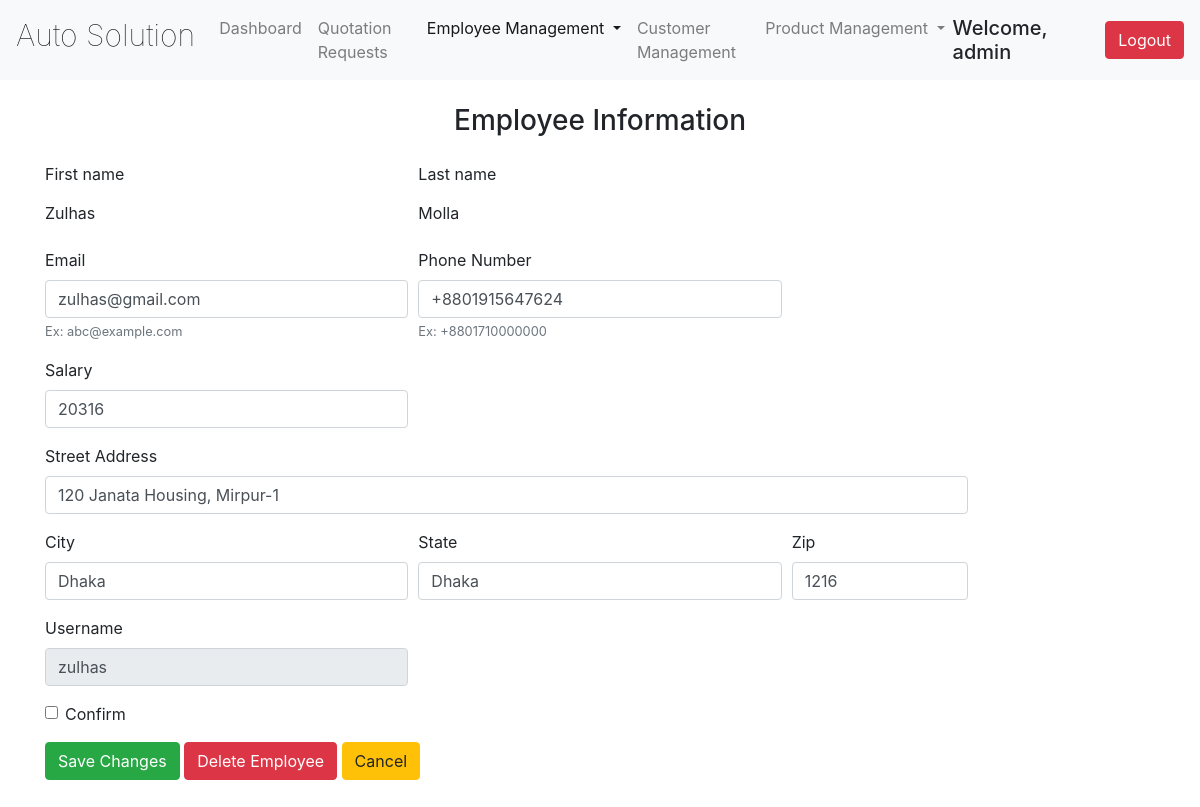
Screenshot of /views/edit_employee.php?username=zulhas (signed in) with the database file from the repository.
### tables this page shows
CREATE TABLE `employees_detail` (
  `id` int(11) NOT NULL,
  `first_name` varchar(50) NOT NULL,
  `last_name` varchar(50) NOT NULL,
  `birth_date` date NOT NULL,
  `gender` varchar(50) NOT NULL,
  `email` varchar(50) NOT NULL,
  `phone` varchar(50) NOT NULL,
  `designation` varchar(50) NOT NULL,
  `salary` int(50) NOT NULL,
  `street` varchar(100) NOT NULL,
  `city` varchar(50) NOT NULL,
  `state` varchar(50) NOT NULL,
  `zip` varchar(50) NOT NULL,
  `username` varchar(50) NOT NULL,
  `password` varchar(128) NOT NULL
);

### models/database_crud.php (called while the page is built, shortened)
<?php
	 $serverName="localhost";
	 $userName="root";
	 $password="";
	 $dbName="auto_solution";
	function get($query)
	{
        $data=array();
		global $serverName,$userName,$password,$dbName;
		$conn = mysqli_connect( $serverName, $userName, $password, $dbName);
        $result=mysqli_query($conn,$query);
        if(mysqli_num_rows($result) > 0)
        {
            while($row = mysqli_fetch_assoc($result))
            {
                $entity=array();
                foreach($row as $k=>$v)
                {
                    $entity[$k] = $row[$k];
                }
                $data[] = $entity;
            }
        }
		return $data;
	}
?>

### controllers/employee_signup_controller.php (called while the page is built, shortened)
<?php
require_once "../models/database_crud.php";
  function getEmployee($username)
{
  $query="SELECT * FROM employees_detail WHERE username='$username'";
  $employee=get($query);
  return $employee[0];
}
?>

### views/edit_employee.php (the view, shortened to what this page needs)
<?php
include '../controllers/employee_signup_controller.php';
$eid = $_GET["username"];
$employee=getEmployee($eid);
?>
 <!DOCTYPE html>
 <html lang="en">
 <head>
   <link rel="stylesheet" href="../css/bootstrap.css">
   <link rel="stylesheet" href="styles/mystyle.css">
 </head>
 <body>
   <header>
     <div class="mynav">
       <nav class="navbar navbar-expand-lg navbar-light bg-light">
       <a class="navbar-brand mb-2" href="user_dashboard.php">Auto Solution</a>
       <div class="collapse navbar-collapse" id="navbarSupportedContent">
         <ul class="navbar-nav mr-auto">
           <li class="nav-item">
             <a class="nav-link" href="admin_dashboard.php">Dashboard<span class="sr-only">(current)</span></a>
           </li>
           <li class="nav-item">
             <a class="nav-link" href="admin_quotation_management.php">Quotation Requests</a>
           </li>
 					<li class="nav-item dropdown active">
             <a class="nav-link dropdown-toggle" href="#" id="navbarDropdown" role="button" data-toggle="dropdown" aria-haspopup="true" aria-expanded="false">
               Employee Management
             </a>
           </li>
           <li class="nav-item">
             <a class="nav-link" href="admin_all_userview.php">Customer Management</a>
           </li>
					 <li class="nav-item dropdown">
             <a class="nav-link dropdown-toggle" href="#" id="navbarDropdown" role="button" data-toggle="dropdown" aria-haspopup="true" aria-expanded="false">
               Product Management
             </a>
           </li>
         </ul>
       <h5 class="my-sm-2 mr-lg-2">Welcome, <?php echo $_SESSION['username'];?></h5>
       <a class="btn btn-danger my-sm-2 ml-lg-2 "href="../controllers/logout.php">Logout</a>
      </div>
     </nav>
   </div>
 </header>
 <h3 class="display-5 text-center my-4">Employee Information</h3>
 <div class="container">
   <form class="needs-validation" method="post" action="../controllers/employee_signup_controller.php" enctype="multipart/form-data" novalidate>
   <div class="form-row">
     <div class="col-md-4 mb-3">
       <fieldset >
       <label for="validationCustom01">First name</label>
       <input type="text" name="first_name" readonly value="<?php echo $employee["first_name"]?>" class="form-control-plaintext col-md-4" id="validationCustom01" placeholder="First name" required>
     </div>
     <div class="col-md-4 mb-3">
       <fieldset disabled>
       <label for="validationCustom02">Last name</label>
       <input type="text" name="last_name" readonly value="<?php echo $employee["last_name"]?>" class="form-control-plaintext" id="validationCustom02" placeholder="Last name" required>
     </div>
   </div>
   <div class="form-row">
     <div class="col-md-4 mb-3">
       <label for="validationCustom01">Email</label>
       <input type="email" name="email" value="<?php echo $employee["email"]?>" class="form-control" id="validationCustom01" placeholder="Email" required>
       <small id="phonedHelpInline" class="text-muted">
         Ex: abc@example.com
       </small>
     </div>
     <div class="col-md-4 mb-3">
       <label for="validationCustom02">Phone Number</label>
       <input type="tel" name="phone" value="<?php echo $employee["phone"]?>" class="form-control" id="validationCustom02" placeholder="Phne Number" pattern="[/+][0-9]{13,}" required>
       <small id="phonedHelpInline" class="text-muted">
         Ex: +8801710000000
       </small>
     </div>
   </div>
   <div class="form-row">
     <div class="col-md-4 mb-3">
       <label for="validationCustom01">Salary</label>
       <input type="number" value="<?php echo $employee["salary"]?>" name="salary" class="form-control" id="validationCustom01" placeholder="Salary" required>
     </div>
   </div>
   <div class="form-row">
     <div class="col-md-10 mb-3">
       <label for="validationCustom03">Street Address</label>
       <input type="text" value="<?php echo $employee["street"]?>" name="street" class="form-control" id="validationCustom03" placeholder="Street Address" required>
     </div>
   </div>
   <div class="form-row">
     <div class="col-md-4 mb-3">
       <label for="validationCustom03">City</label>
       <input type="text" name="city" value="<?php echo $employee["city"]?>" class="form-control" id="validationCustom03" placeholder="City" required>
     </div>
     <div class="col-md-4 mb-3">
       <label for="validationCustom03">State</label>
       <input type="text" value="<?php echo $employee["state"]?>" name="state" class="form-control" id="validationCustom03" placeholder="State" required>
     </div>
     <div class="col-md-2 mb-3">
       <label for="validationCustom05">Zip</label>
       <input type="text" name="zip" value="<?php echo $employee["zip"]?>" class="form-control" id="validationCustom05" placeholder="Zip" pattern="[0-9]{3,}" required>
     </div>
   </div>
   <div class="form-row">
     <div class="col-md-4 mb-3">
       <fieldset disabled>
       <label for="validationCustom05">Username</label>
       <input type="text" name="username" value="<?php echo $employee["username"]?>" class="form-control" id="validationCustom05" placeholder="Username" required>
     </div>
   </div>
   <div class="form-group">
     <div class="form-check">
       <input class="form-check-input" type="checkbox" value="" id="invalidCheck" required>
       <label class="form-check-label" for="invalidCheck">
         Confirm
       </label>
     </div>
   </div>
   <button class="btn btn-success" name="edit_employee_detail" type="submit">Save Changes</button>
	 <button class="btn btn-danger" name="delete_employee_detail" type="submit">Delete Employee</button>
   <a class="btn btn-warning" href="../views/admin_dashboard.php" role="button">Cancel</a>
 </form>
 </div>
   <link rel="stylesheet" href="https://cdnjs.cloudflare.com/ajax/libs/bootstrap-datepicker/1.4.1/css/bootstrap-datepicker3.css"/>
 </body>
 </html>

### views/styles/mystyle.css (style rules this page uses)
.navbar .navbar-brand { font-weight: lighter; font-size: 0.8cm; }

### rows the page displays
employees_detail: first_name "Zulhas", last_name "Molla", email "zulhas@gmail.com", phone "+8801915647624", salary "20316", street "120 Janata Housing, Mirpur-1", city "Dhaka", state "Dhaka", zip "1216", username "zulhas"

### other values shown
$_SESSION['username'] "admin"
